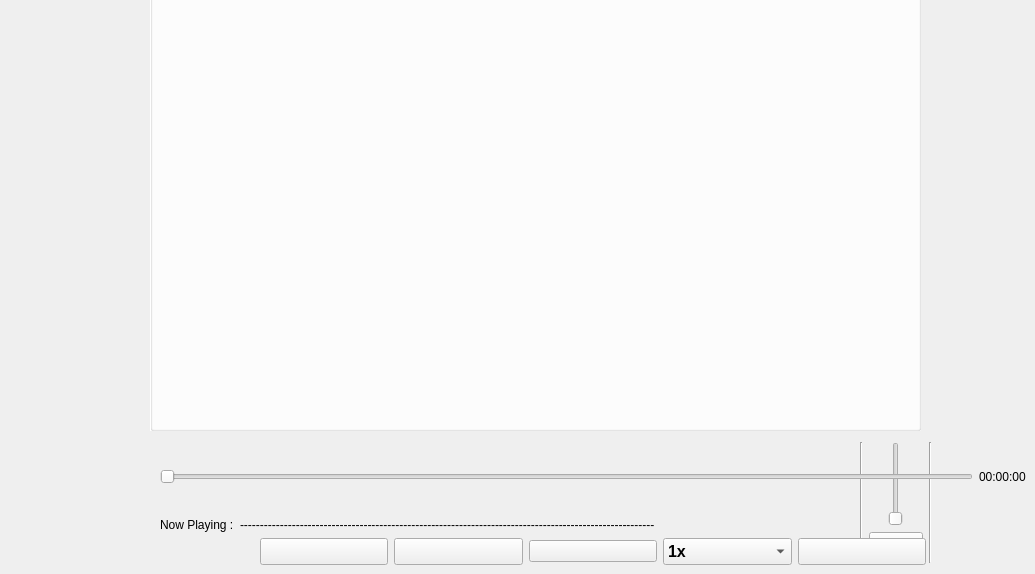
    <widget class="QWidget" name="tab_3">
     <attribute name="title">
      <string>Video</string>
     </attribute>
     <widget class="QWidget" name="layoutWidget">
      <property name="geometry">
       <rect>
        <x>860</x>
        <y>442</y>
        <width>72</width>
        <height>121</height>
       </rect>
      </property>
      <layout class="QHBoxLayout" name="horizontalLayout">
       <item>
        <widget class="Line" name="line_4">
         <property name="orientation">
          <enum>Qt::Vertical</enum>
         </property>
        </widget>
       </item>
       <item>
        <layout class="QFormLayout" name="formLayout">
         <item row="1" column="0" colspan="2">
          <widget class="QPushButton" name="BtnMute">
           <property name="font">
            <font>
             <pointsize>12</pointsize>
             <weight>75</weight>
             <bold>true</bold>
            </font>
           </property>
           <property name="text">
            <string/>
           </property>
           <property name="icon">
            <iconset>
             <normaloff>:/Resources/ui_icons/Voice_48px.png</normaloff>:/Resources/ui_icons/Voice_48px.png</iconset>
           </property>
           <property name="iconSize">
            <size>
             <width>35</width>
             <height>35</height>
            </size>
           </property>
          </widget>
         </item>
         <item row="0" column="0" colspan="2">
          <widget class="QSlider" name="vSliderSound">
           <property name="sizePolicy">
            <sizepolicy hsizetype="Expanding" vsizetype="Maximum">
             <horstretch>0</horstretch>
             <verstretch>0</verstretch>
            </sizepolicy>
           </property>
           <property name="orientation">
            <enum>Qt::Vertical</enum>
           </property>
          </widget>
         </item>
        </layout>
       </item>
       <item>
        <widget class="Line" name="line_5">
         <property name="orientation">
          <enum>Qt::Vertical</enum>
         </property>
        </widget>
       </item>
      </layout>
     </widget>
     <widget class="QWidget" name="layoutWidget_2">
      <property name="geometry">
       <rect>
        <x>160</x>
        <y>441</y>
        <width>866</width>
        <height>124</height>
       </rect>
      </property>
      <layout class="QVBoxLayout" name="verticalLayout">
       <item>
        <layout class="QHBoxLayout" name="horizontalLayout_3">
         <item>
          <widget class="QSlider" name="hSliderVideo">
           <property name="sizePolicy">
            <sizepolicy hsizetype="Expanding" vsizetype="Expanding">
             <horstretch>0</horstretch>
             <verstretch>0</verstretch>
            </sizepolicy>
           </property>
           <property name="autoFillBackground">
            <bool>false</bool>
           </property>
           <property name="inputMethodHints">
            <set>Qt::ImhNone</set>
           </property>
           <property name="orientation">
            <enum>Qt::Horizontal</enum>
           </property>
           <property name="invertedAppearance">
            <bool>false</bool>
           </property>
           <property name="invertedControls">
            <bool>false</bool>
           </property>
           <property name="tickPosition">
            <enum>QSlider::NoTicks</enum>
           </property>
          </widget>
         </item>
         <item>
          <widget class="QLabel" name="endTime">
           <property name="sizePolicy">
            <sizepolicy hsizetype="Minimum" vsizetype="Minimum">
             <horstretch>0</horstretch>
             <verstretch>0</verstretch>
            </sizepolicy>
           </property>
           <property name="text">
            <string>00:00:00</string>
           </property>
          </widget>
         </item>
        </layout>
       </item>
       <item>
        <layout class="QHBoxLayout" name="horizontalLayout_2">
         <item>
          <widget class="QLabel" name="label_11">
           <property name="sizePolicy">
            <sizepolicy hsizetype="Fixed" vsizetype="Preferred">
             <horstretch>0</horstretch>
             <verstretch>0</verstretch>
            </sizepolicy>
           </property>
           <property name="text">
            <string>Now Playing :</string>
           </property>
          </widget>
         </item>
         <item>
          <widget class="QLabel" name="LblNowPlaying">
           <property name="text">
            <string>--------------------------------------------------------------------------------------------------------</string>
           </property>
          </widget>
         </item>
        </layout>
       </item>
       <item>
        <layout class="QGridLayout" name="gridLayout">
         <item row="0" column="1">
          <widget class="QPushButton" name="BtnPlay">
           <property name="font">
            <font>
             <pointsize>12</pointsize>
             <weight>75</weight>
             <bold>true</bold>
            </font>
           </property>
           <property name="text">
            <string/>
           </property>
           <property name="icon">
            <iconset>
             <normaloff>:/Resources/ui_icons/play.png</normaloff>:/Resources/ui_icons/play.png</iconset>
           </property>
           <property name="iconSize">
            <size>
             <width>50</width>
             <height>50</height>
            </size>
           </property>
          </widget>
         </item>
         <item row="0" column="0">
          <spacer name="horizontalSpacer">
           <property name="orientation">
            <enum>Qt::Horizontal</enum>
           </property>
           <property name="sizeType">
            <enum>QSizePolicy::Fixed</enum>
           </property>
           <property name="sizeHint" stdset="0">
            <size>
             <width>100</width>
             <height>20</height>
            </size>
           </property>
          </spacer>
         </item>
         <item row="0" column="2">
          <widget class="QPushButton" name="BtnPause">
           <property name="font">
            <font>
             <pointsize>12</pointsize>
             <weight>75</weight>
             <bold>true</bold>
            </font>
           </property>
           <property name="text">
            <string/>
           </property>
           <property name="icon">
            <iconset>
             <normaloff>:/Resources/ui_icons/pause.png</normaloff>:/Resources/ui_icons/pause.png</iconset>
           </property>
           <property name="iconSize">
            <size>
             <width>50</width>
             <height>50</height>
            </size>
           </property>
          </widget>
         </item>
         <item row="0" column="3">
          <widget class="QPushButton" name="BtnStop">
           <property name="text">
            <string/>
           </property>
           <property name="icon">
            <iconset>
             <normaloff>:/Resources/ui_icons/stop.png</normaloff>:/Resources/ui_icons/stop.png</iconset>
           </property>
           <property name="iconSize">
            <size>
             <width>50</width>
             <height>50</height>
            </size>
           </property>
          </widget>
         </item>
         <item row="0" column="8">
          <spacer name="horizontalSpacer_2">
           <property name="orientation">
            <enum>Qt::Horizontal</enum>
           </property>
           <property name="sizeType">
            <enum>QSizePolicy::Fixed</enum>
           </property>
           <property name="sizeHint" stdset="0">
            <size>
             <width>100</width>
             <height>20</height>
            </size>
           </property>
          </spacer>
         </item>
         <item row="0" column="5">
          <widget class="QComboBox" name="comboBox">
           <property name="sizePolicy">
            <sizepolicy hsizetype="Preferred" vsizetype="Fixed">
             <horstretch>0</horstretch>
             <verstretch>0</verstretch>
            </sizepolicy>
           </property>
           <property name="font">
            <font>
             <pointsize>12</pointsize>
             <weight>75</weight>
             <bold>true</bold>
            </font>
           </property>
           <property name="iconSize">
            <size>
             <width>50</width>
             <height>50</height>
            </size>
           </property>
           <item>
            <property name="text">
             <string>1x</string>
            </property>
            <property name="icon">
             <iconset>
              <normaloff>:/Resources/ui_icons/fastforward.png</normaloff>:/Resources/ui_icons/fastforward.png</iconset>
            </property>
           </item>
           <item>
            <property name="text">
             <string>0.5x</string>
            </property>
            <property name="icon">
             <iconset>
              <normaloff>:/Resources/ui_icons/speedup.png</normaloff>:/Resources/ui_icons/speedup.png</iconset>
            </property>
           </item>
           <item>
            <property name="text">
             <string>2x</string>
            </property>
            <property name="icon">
             <iconset>
              <normaloff>:/Resources/ui_icons/speedup.png</normaloff>:/Resources/ui_icons/speedup.png</iconset>
            </property>
           </item>
          </widget>
         </item>
         <item row="0" column="7">
          <widget class="QPushButton" name="directory">
           <property name="font">
            <font>
             <pointsize>12</pointsize>
             <weight>75</weight>
             <bold>true</bold>
            </font>
           </property>
           <property name="text">
            <string/>
           </property>
           <property name="icon">
            <iconset>
             <normaloff>ui_icons/Add File.png</normaloff>ui_icons/Add File.png</iconset>
           </property>
           <property name="iconSize">
            <size>
             <width>50</width>
             <height>50</height>
            </size>
           </property>
          </widget>
         </item>
        </layout>
       </item>
      </layout>
     </widget>
     <widget class="QGroupBox" name="groupBox_2">
      <property name="geometry">
       <rect>
        <x>150</x>
        <y>-10</y>
        <width>771</width>
        <height>441</height>
       </rect>
      </property>
      <property name="sizePolicy">
       <sizepolicy hsizetype="Expanding" vsizetype="Expanding">
        <horstretch>0</horstretch>
        <verstretch>0</verstretch>
       </sizepolicy>
      </property>
      <property name="minimumSize">
       <size>
        <width>0</width>
        <height>0</height>
       </size>
      </property>
      <property name="mouseTracking">
       <bool>false</bool>
      </property>
      <property name="layoutDirection">
       <enum>Qt::RightToLeft</enum>
      </property>
      <property name="autoFillBackground">
       <bool>false</bool>
      </property>
      <property name="styleSheet">
       <string notr="true">background-color: rgb(255, 255, 255);</string>
      </property>
      <property name="title">
       <string/>
      </property>
     </widget>
    </widget>
